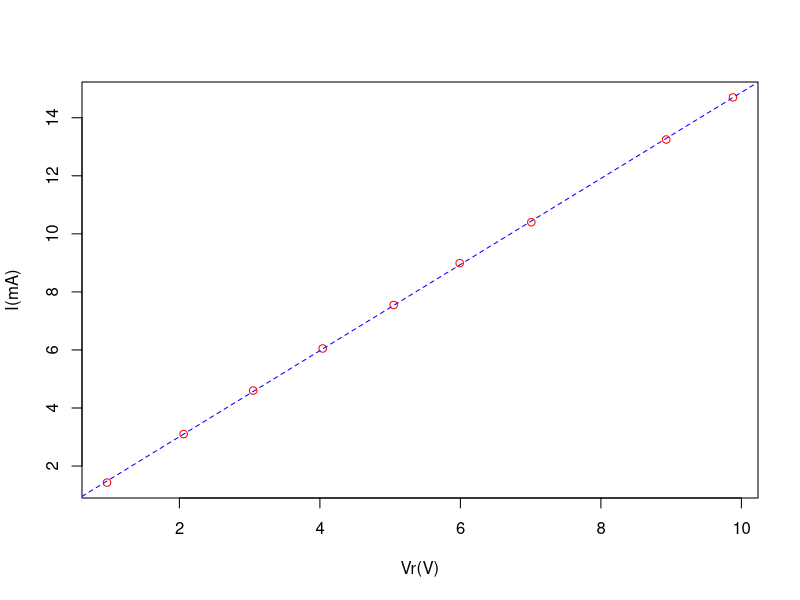
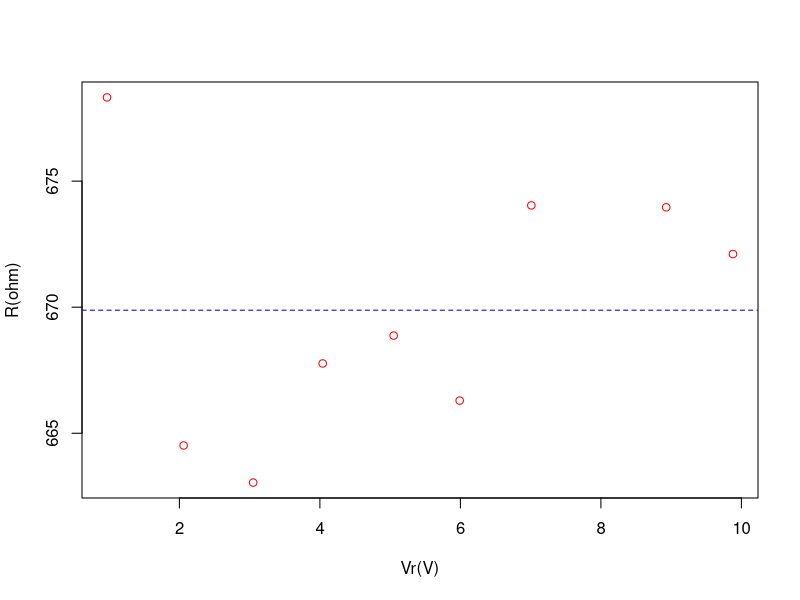
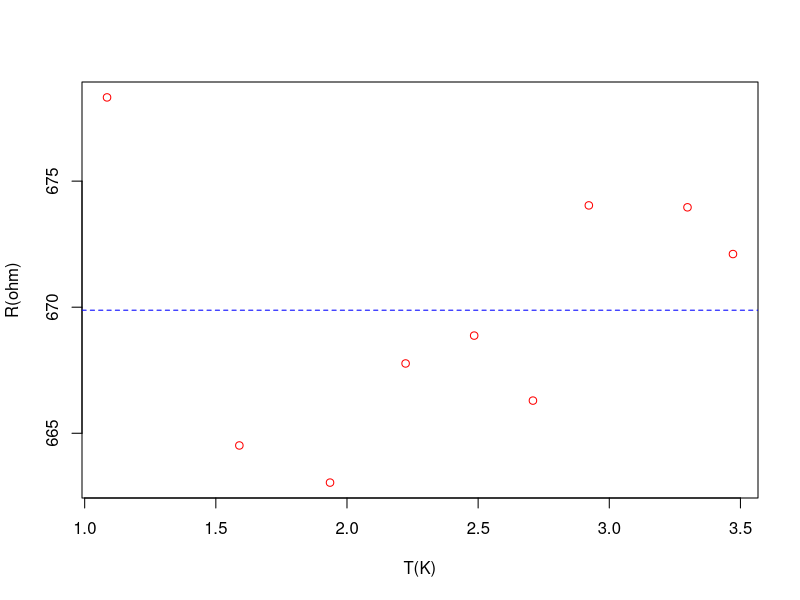

R code for these plots, in order:
#RESISTOR
#DEFINIR MEDIDAS
Vr<-c(0.97,	2.06,	3.05,	4.04,	5.05,	5.99,	7.01,		8.93,	9.88)
I<- c(1.43,	3.10,	4.60,	6.05,	7.55,	8.99,	10.40,		13.25,	14.70)

#DEFINIR VALORES TEORICOS
P<-Vr*I
R<-(Vr/I)*1000
T<-(P^0.25)

#GERAR GRAFICO 1 CORRENTE VS DDP
png("exp2/Grafico%d1.png")
plot(I~Vr,ylab="I(mA)",xlab="Vr(V)",col="red",type="p")
abline(lm(I~Vr),lty = 2,col="blue")
dev.off()

#GERAR GRAFICO 2 RESISTENCIA VS DDP
png("exp2/Grafico%d2.png")
plot(R~Vr,ylab="R(ohm)",xlab="Vr(V)",col="red",type="p")
abline(mean(R),0,lty = 2,col="blue")
dev.off()

#GERAR GRAFICO 1 RESISTENCIA VS TEMPERATURA
png("exp2/Grafico%d3.png")
plot(R~T,ylab="R(ohm)",xlab="T(K)",col="red",type="p")
abline(mean(R),0,lty = 2,col="blue")
dev.off()
